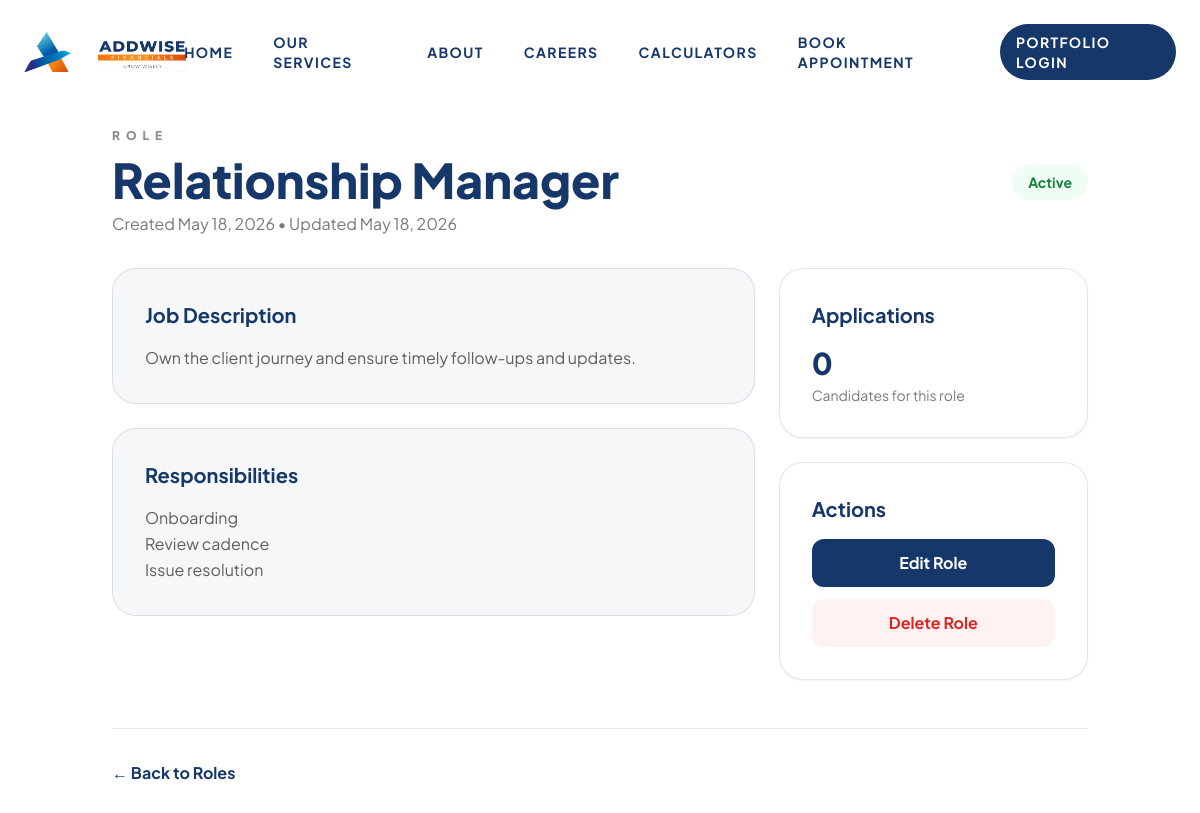
The page /roles/2/ (signed in) on the database its author committed.
### leads/models.py (models this page shows, shortened)
class Role(models.Model):
    name = models.CharField(max_length=100, unique=True)
    job_description = models.TextField(help_text="Complete job description (mandatory)")
    requirements = models.TextField(blank=True, help_text="Technical and soft skills requirements")
    responsibilities = models.TextField(blank=True, help_text="Key responsibilities")
    benefits = models.TextField(blank=True, help_text="Benefits and perks")
    is_active = models.BooleanField(default=True, help_text="If unchecked, this role won't appear on careers page")
    created_at = models.DateTimeField(auto_now_add=True)
    updated_at = models.DateTimeField(auto_now=True)
    class Meta:
        ordering = ['-created_at']

### leads/views.py (the view)
# urls.py: path('roles/<int:pk>/', views.role_detail, name='role_detail'),
@login_required(login_url='applications_login')
def role_detail(request, pk):
    role = get_object_or_404(Role, pk=pk)
    applications_count = role.applications.count()
    return render(
        request,
        'leads/role_detail.html',
        {'role': role, 'applications_count': applications_count}
    )

### templates/leads/role_detail.html (shortened to what this page needs)
{% extends 'base.html' %}
{% block content %}
<section class="pt-32 pb-20 bg-white min-h-screen">
    <div class="max-w-5xl mx-auto px-6">
        <div class="flex items-center justify-between gap-6 mb-8">
            <div>
                <p class="text-xs font-black uppercase tracking-[0.5em] text-slate-400">Role</p>
                <h1 class="text-3xl md:text-5xl font-black text-slate-900 mt-3">{{ role.name }}</h1>
                <p class="text-slate-500 mt-2">
                    Created {{ role.created_at|date:"M d, Y" }}
                    {% if role.updated_at != role.created_at %}
                        • Updated {{ role.updated_at|date:"M d, Y" }}
                    {% endif %}
                </p>
            </div>
            <span class="inline-flex px-4 py-2 rounded-full text-sm font-bold {% if role.is_active %}bg-green-50 text-green-700{% else %}bg-slate-100 text-slate-600{% endif %}">
                {% if role.is_active %}Active{% else %}Inactive{% endif %}
            </span>
        </div>
        <div class="grid grid-cols-1 lg:grid-cols-3 gap-6">
            <div class="lg:col-span-2 space-y-6">
                <div class="bg-slate-50 border border-slate-100 rounded-3xl p-8">
                    <h2 class="text-xl font-bold text-slate-900 mb-4">Job Description</h2>
                    <div class="text-slate-700 whitespace-pre-wrap leading-relaxed">{{ role.job_description }}</div>
                </div>
                {% if role.responsibilities %}
                    <div class="bg-slate-50 border border-slate-100 rounded-3xl p-8">
                        <h2 class="text-xl font-bold text-slate-900 mb-4">Responsibilities</h2>
                        <div class="text-slate-700 whitespace-pre-wrap leading-relaxed">{{ role.responsibilities }}</div>
                    </div>
                {% endif %}
            </div>
            <div class="space-y-6">
                <div class="bg-white border border-slate-100 rounded-3xl p-8 shadow-sm sticky top-24">
                    <h3 class="text-xl font-bold text-slate-900">Applications</h3>
                    <p class="text-3xl font-black text-brand-navy mt-4">{{ applications_count }}</p>
                    <p class="text-sm text-slate-500 mt-1">Candidate{{ applications_count|pluralize }} for this role</p>
                </div>
                <div class="bg-white border border-slate-100 rounded-3xl p-8 shadow-sm">
                    <h3 class="text-xl font-bold text-slate-900">Actions</h3>
                    <div class="mt-4 space-y-3">
                        <a href="{% url 'role_edit' role.pk %}" class="block w-full px-4 py-3 rounded-xl bg-brand-navy text-white font-bold text-center hover:bg-brand-yellow transition-all">
                            Edit Role
                        </a>
                        <a href="{% url 'role_delete' role.pk %}" class="block w-full px-4 py-3 rounded-xl bg-red-50 text-red-600 font-bold text-center hover:bg-red-100 transition-all">
                            Delete Role
                        </a>
                    </div>
                </div>
            </div>
        </div>
        <div class="mt-12 pt-8 border-t border-slate-100">
            <a href="{% url 'roles_list' %}" class="text-brand-navy font-bold hover:underline">← Back to Roles</a>
        </div>
    </div>
</section>
{% endblock %}

### templates/base.html (style rules this page uses)
body { font-family: 'Plus Jakarta Sans', sans-serif; background-color: #f8fafc; scroll-behavior: smooth; position: relative; isolation: isolate; --grid-x: 0px; --grid-y: 0px; background-image: linear-gradient(rgba(21, 55, 105, 0.06) 1px, transparent 1px), linear-gradient(90deg, rgba(21, 55, 105, 0.06) 1px, transparent 1px); background-size: 40px 40px; background-position: var(--grid-x) var(--grid-y), var(--grid-x) var(--grid-y); background-attachment: fixed; }
body::before, body::after { content: ''; position: fixed; inset: -20%; pointer-events: none; z-index: -2; transform: translate3d(0, 0, 0); }
body::before { background: radial-gradient(40% 40% at 10% 20%, rgba(243, 141, 30, 0.45), transparent 60%), radial-gradient(35% 35% at 80% 10%, rgba(21, 55, 105, 0.35), transparent 60%), radial-gradient(45% 45% at 60% 80%, rgba(21, 55, 105, 0.25), transparent 60%), radial-gradient(35% 35% at 20% 80%, rgba(243, 141, 30, 0.32), transparent 60%); filter: blur(22px) saturate(130%); animation: meshShift 22s ease-in-out infinite; }
body::after { z-index: -3; inset: -30%; background: radial-gradient(50% 50% at 30% 30%, rgba(21, 55, 105, 0.22), transparent 70%), radial-gradient(40% 40% at 70% 60%, rgba(243, 141, 30, 0.28), transparent 70%); filter: blur(55px); opacity: 0.85; animation: meshShiftAlt 30s ease-in-out infinite; }
.scroll-reveal { opacity: 0; transform: translateY(18px); transition: opacity 0.7s ease, transform 0.7s ease; will-change: opacity, transform; }
.scroll-reveal.is-visible { opacity: 1; transform: translateY(0); }
:root { --brand-navy: #153769; --brand-yellow: #F38D1E; --brand-grey: #4C4C4C; }
.text-slate-900 { color: var(--brand-navy) !important; }
.text-slate-700 { color: rgba(76, 76, 76, 0.9) !important; }
.text-slate-500 { color: rgba(76, 76, 76, 0.75) !important; }
.text-slate-400 { color: rgba(76, 76, 76, 0.65) !important; }
.bg-slate-50 { background-color: rgba(21, 55, 105, 0.04) !important; }
.border-slate-100 { border-color: rgba(21, 55, 105, 0.12) !important; }

### rows shown on the page
Role: name "Relationship Manager", created_at "May 18, 2026", updated_at "May 18, 2026", job_description "Own the client journey and ensure timely follow-ups and updates.", responsibilities "Onboarding Review cadence Issue resolution"

### other values the page prints
{{ applications_count }} "0"
